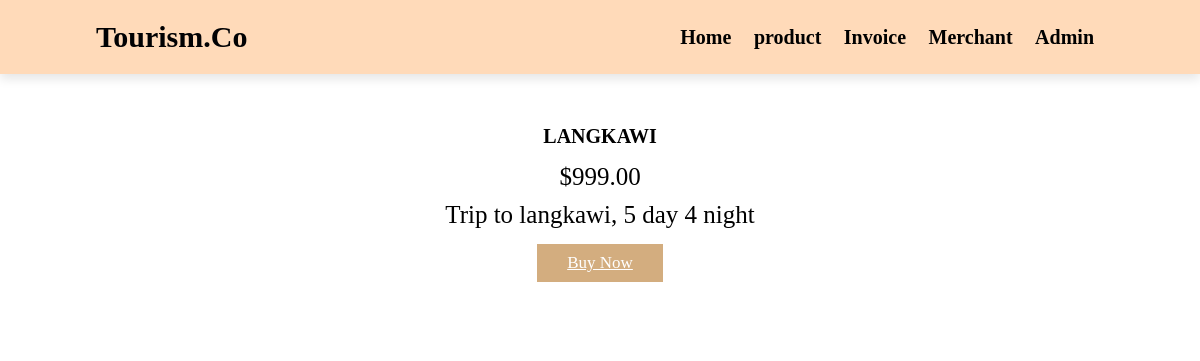
Screenshot of /showProduct.php with the database file from the repository.
### tables this page shows
CREATE TABLE `product` (
  `id` int(11) NOT NULL,
  `name` varchar(200) NOT NULL,
  `price` decimal(5,2) NOT NULL,
  `description` varchar(200) NOT NULL,
  `company` varchar(200) NOT NULL,
  `image` varchar(255) NOT NULL
);

### showProduct.php (the view, shortened to what this page needs)
<?php
require_once 'connect.php';
?>
<!DOCTYPE html>
<html>
    <head>
        <link rel="stylesheet" href="https://cdnjs.cloudflare.com/ajax/libs/font-awesome/5.15.4/css/all.min.css">
        <link rel="stylesheet" href="style2.css">
    </head>
    <body>
    <header>
<a href="#" target="_blank" style="text-decoration:none;" class="logo">Tourism.Co</a>
<nav class="navbar">
            <a  target="_blank" style="text-decoration:none;" class="logo" href="index2.html">Home</a>
            <a  target="_blank" style="text-decoration:none;" class="logo" href="showProduct.php">product</a>
            <a  target="_blank" style="text-decoration:none;" class="logo" href="invoiceForm.php">Invoice</a>
            <a  target="_blank" style="text-decoration:none;" class="logo" href="index.php">Merchant</a>
            <a  target="_blank" style="text-decoration:none;" class="logo" href="Admin.php">Admin</a>
        </nav>
</header>
<br><br><br>
<?php
$sql ="select * from `product`";
    $result= mysqli_query($con, $sql);
    while($row=mysqli_fetch_assoc($result)){
        $id=$row['id'];
        $name=$row['name'];
        $price=$row['price'];
        $description=$row['description'];
        $image=$row['image'];
        echo'<section class="menu" id="menu">
        <div class="box-container">
            <div class="box">
                <img src='.$image.' alt="">
                <h3  >'.$name.'</h3>
                <div class="price">$'.$price.'</div>
                <p class="price">'.$description.'</p>
                <a href="paymentForm.php?buyid='.$id.'" class="btn">Buy Now</a>
            </div>
        </div>
    </section>';
    }
?>
    </body>
</html>

### style2.css (style rules this page uses)
:root { --main-color:#d3ad7f; --black:#13131a; --bg:#010103; --border:.1rem solid rgba(255,255,255,.3); }
* { padding:0; margin:0; box-sizing: border-box; font-family: Cambria, Cochin, Georgia, Times, 'Times New Roman', serif; color: black }
html { font-size: 62.5%; background-color: white; }
header { position: fixed; top:0;left:0;right:0; background-color: peachpuff; padding:2rem 8% ; display:flex; align-items: center; justify-content: space-between; z-index: 1000; box-shadow: 0 0.5rem 1rem rgba(0, 0, 0, .1); }
header .logo { font-size: 3rem; color:#010103; font-weight: bolder; }
header .navbar a { font-size: 2rem; padding:0 1rem; color:black; }
section { padding:2rem 7%; }
.btn { margin-top: 1rem; display: inline-block; padding:.9rem 3rem; font-size: 1.7rem; color:#fff; background: var(--main-color); cursor: pointer; }
.menu .box-container { display: grid; grid-template-columns: repeat(auto-fit, minmax(30rem, 1fr)); gap:1.5rem; }
.menu .box-container .box { padding:5rem; text-align: center; border:var(--border); }
.menu .box-container .box h3 { color: black; font-size: 2rem; padding:1rem 0; }
.menu .box-container .box .price { color: black; font-size: 2.5rem; padding:.5rem 0; }

### rows the page displays
product: name "LANGKAWI", price "999.00", description "Trip to langkawi, 5 day 4 night"
